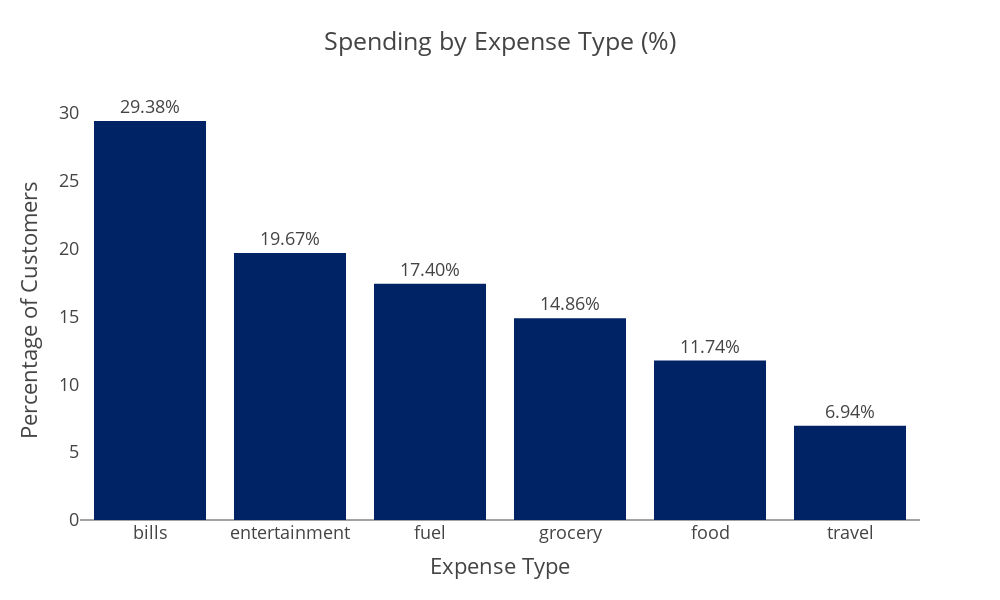

The notebook cell this image was saved under:
### Code cell
fig = px.bar(
    exp_type_spending,
    x='Exp Type',
    y='percentage',
    title='Spending by Expense Type (%)',
    text='percentage',
    color_discrete_sequence=['#002366'],
    height=600,
    width=1000
)

fig.update_layout(
    template="presentation",
    xaxis_title="Expense Type",
    yaxis_title="Percentage of Customers",
    paper_bgcolor="rgba(0,0,0,0)",
    plot_bgcolor="rgba(0,0,0,0)",
    xaxis=dict(showgrid=False),
    yaxis=dict(showgrid=False)
)

fig.update_traces(
    texttemplate="%{text:.2f}%",
    textposition="outside",
    marker_line_width=0
)

fig.write_image(os.path.join(results_dir, 'Spending_by_Expense_Type.jpg'))
fig.write_image(os.path.join(results_dir, 'Spending_by_Expense_Type.png'))
fig.write_html(os.path.join(results_dir, 'Spending_by_Expense_Type.html'))

fig.show()

### Figure 1 — Plotly figure (JSON) as saved in the notebook; plotly's stock layout.template omitted (floating-point values rounded to 4 significant figures)
{"data": [{"hovertemplate": "Exp Type=%{x}<br>percentage=%{text}<extra></extra>", "legendgroup": "", "marker": {"color": "#002366", "line": {"width": 0}, "pattern": {"shape": ""}}, "name": "", "orientation": "v", "showlegend": false, "text": [29.38, 19.67, 17.4, 14.86, 11.74, 6.945], "textposition": "outside", "texttemplate": "%{text:.2f}%", "type": "bar", "x": ["bills", "entertainment", "fuel", "grocery", "food", "travel"], "xaxis": "x", "y": [29.38, 19.67, 17.4, 14.86, 11.74, 6.945], "yaxis": "y"}], "layout": {"barmode": "relative", "height": 600, "legend": {"tracegroupgap": 0}, "paper_bgcolor": "rgba(0, 0, 0, 0)", "plot_bgcolor": "rgba(0, 0, 0, 0)", "title": {"text": "Spending by Expense Type (%)"}, "width": 1000, "xaxis": {"anchor": "y", "autorange": true, "domain": [0, 1], "range": [-0.5, 5.5], "showgrid": false, "title": {"text": "Expense Type"}, "type": "category"}, "yaxis": {"anchor": "x", "autorange": true, "domain": [0, 1], "range": [0, 30.93], "showgrid": false, "title": {"text": "Percentage of Customers"}, "type": "linear"}}}
